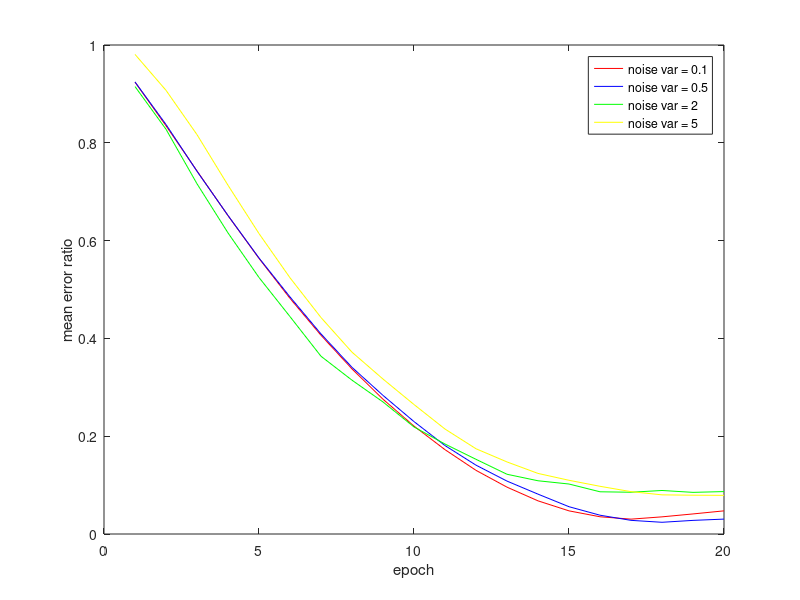

Write the MATLAB code that produced this figure.
%lamda = 2;

%0.5
errRec1 = [0.924466339284632,0.837447181350765,0.741738136182764,0.651398858196051,0.564459522841527,0.484780869008490,0.409143643925210,0.340828903012240,0.283433487939410,0.229867727235362,0.180863172148370,0.140785830138923,0.108186954143727,0.0815151054301925,0.0558134049662723,0.0384409388855560,0.0279097502088641,0.0239602055346817,0.0278532906784292,0.0304751354392942;];
errRec2 = [0.981385047646066,0.910889488281321,0.824467002260361,0.732530421017723,0.643261106854992,0.557942466138784,0.477805094495400,0.404049507437444,0.337723954525553,0.279059055022176,0.226288456954486,0.179953105477855,0.140104630364834,0.106664030797063,0.0773771732848459,0.0534455620578702,0.0349558702203449,0.0274701639475024,0.0252700400165155,0.0271732468879600;];

%0.1
errRec3 = [0.924044469773663,0.834820633785933,0.742439978443959,0.650984037109185,0.563590594749864,0.481879440975482,0.406356022562625,0.337583903277605,0.275615486269073,0.220670135279559,0.172476511670664,0.130184723191403,0.0958072691093196,0.0678093603118568,0.0473313048590960,0.0352418731720584,0.0304013823133391,0.0350801819267295,0.0410480268756234,0.0473424431430262;];
errRec4 = [0.982015267943215,0.911916445706474,0.825631427076563,0.735072810184620,0.645113790945299,0.558977707633965,0.478123102860929,0.403328528243581,0.335365116768921,0.274048638907486,0.219390932044764,0.171239497678400,0.129070940209586,0.0933002579701720,0.0648496983591253,0.0430682196304336,0.0311886195699692,0.0290193641171652,0.0346744051263645,0.0414190866540057;];

%2
errRec5 = [0.915031667488083,0.827724315822153,0.716206376619778,0.615733030584489,0.524553878387084,0.444567984519428,0.363493216264214,0.314563270276392,0.270037567909238,0.218883623153012,0.183989100317971,0.152737386176429,0.122160981994110,0.108871494418878,0.102216985027020,0.0863325648912668,0.0854119521421547,0.0890118190802674,0.0851505683603401,0.0867639685858807;];
errRec6 = [0.980805382592281,0.907353747138750,0.816693891706276,0.713161767074616,0.614369275339388,0.523981664184647,0.442649073326810,0.371811375839559,0.316875200752906,0.264779065833679,0.214657211249170,0.174339332611266,0.147388332366042,0.123894280784878,0.109844389892929,0.0975614682904956,0.0866224661007405,0.0800666347426595,0.0793357890783137,0.0790552652884716;];

%5
errRec7 = [0.905189504229265,0.799294969082880,0.708292981673692,0.642662371382439,0.551811867660977,0.501138617085735,0.431212218216569,0.374852942119953,0.311915504267064,0.268234830752645,0.191885327447281,0.125084733149323,0.125660173323348,0.127465081388215,0.112909095706804,0.128890624946839,0.121823215005509,0.140218652370108,0.131764492278038,0.130740620833210;];
errRec8 = [0.976574905283945,0.889192254063477,0.788690242172883,0.703350211399156,0.628949764912154,0.550120602326532,0.488036222953164,0.428186264997201,0.375486292059885,0.313918280850600,0.253638014334603,0.179050362010174,0.112354033387385,0.0945452738630469,0.0926389567134949,0.0942251766083577,0.108246044252695,0.117132067829145,0.137071196337535,0.128166573233697;];

line = 1:1:20

plot(line, errRec3, '-r', line, errRec1, '-b' , line, errRec5, '-g', line, errRec6, '-y');
legend('noise var = 0.1', 'noise var = 0.5', 'noise var = 2', 'noise var = 5');
xlabel('epoch');
ylabel('mean error ratio');
